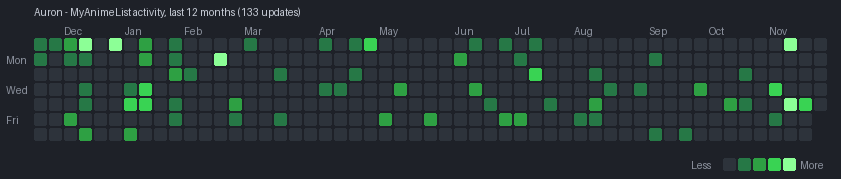

The Python source for this figure:
"""Generate a MAL activity heatmap PNG from a public MyAnimeList profile.

Sources (no API key needed, list must be public):
  * list entries' last-updated date (anime + manga load.json)
  * the recent-history page (episode/chapter level), accumulated over time in
    data/activity.json so history builds up with every run.
"""
import json, os, re, sys, time, urllib.request
from collections import Counter
from datetime import date, datetime, timedelta, timezone
from html import unescape

from PIL import Image, ImageDraw, ImageFont

USER = os.environ.get("MAL_USER", "Auron")
OUT = os.environ.get("OUT", "heatmap.png")
DATA = os.path.join(os.path.dirname(os.path.abspath(__file__)), "data", "activity.json")
UA = {"User-Agent": "Mozilla/5.0 (mal-heatmap personal script)"}


def get(url):
    for attempt in range(4):
        try:
            req = urllib.request.Request(url, headers=UA)
            with urllib.request.urlopen(req, timeout=30) as r:
                return r.read().decode("utf-8")
        except Exception as e:
            print("retry", url, e, file=sys.stderr)
            time.sleep(2 * (attempt + 1))
    raise SystemExit(f"failed to fetch {url}")


def list_events(kind):
    """One event per list entry, on the day it was last updated."""
    events, offset = {}, 0
    while True:
        rows = json.loads(get(f"https://myanimelist.net/{kind}list/{USER}/load.json?offset={offset}&status=7"))
        for row in rows:
            if not row.get("updated_at"):
                continue  # manga rows only expose created_at on some lists
            key = f"list:{kind}:{row.get('anime_id') or row.get('manga_id')}"
            day = datetime.fromtimestamp(row["updated_at"], timezone.utc).date().isoformat()
            events[key] = day
        if len(rows) < 300:
            return events
        offset += 300
        time.sleep(1)


def history_events(kind):
    """Episode/chapter level events from the recent history page."""
    html = get(f"https://myanimelist.net/history/{USER}?type={kind}")
    today = date.today()
    events = {}
    for m in re.finditer(
        r'href="/(?:anime|manga)\.php\?id=(\d+)">.*?<strong>(\d+)</strong>.*?align="right">&nbsp;([^<]+?)\s*</td>',
        html, re.S):
        item, num, stamp = m.group(1), m.group(2), unescape(m.group(3)).strip()
        try:
            d = datetime.strptime(f"{stamp} {today.year}", "%b %d, %I:%M %p %Y").date()
        except ValueError:
            continue  # "Today, 3:05 PM" / "Yesterday" style stamps
        if d > today:
            d = d.replace(year=d.year - 1)
        events[f"hist:{kind}:{item}:{num}:{stamp}"] = d.isoformat()
    # relative stamps ("Today", "Yesterday")
    for m in re.finditer(
        r'href="/(?:anime|manga)\.php\?id=(\d+)">.*?<strong>(\d+)</strong>.*?align="right">&nbsp;(Today|Yesterday)[^<]*?\s*</td>',
        html, re.S):
        d = today if m.group(3) == "Today" else today - timedelta(days=1)
        events[f"hist:{kind}:{m.group(1)}:{m.group(2)}:{m.group(3)}"] = d.isoformat()
    return events


def load_store():
    if os.path.exists(DATA):
        with open(DATA, encoding="utf-8") as f:
            return json.load(f)
    return {}


def render(counts, path):
    end = date.today()
    start = end - timedelta(days=364)
    start -= timedelta(days=(start.weekday() + 1) % 7)  # align to Sunday
    weeks = (end - start).days // 7 + 1

    cell, gap, left, top = 12, 3, 34, 38
    w = left + weeks * (cell + gap) + 12
    h = top + 7 * (cell + gap) + 36
    bg = (30, 33, 40, 255)
    img = Image.new("RGBA", (w, h), bg)
    d = ImageDraw.Draw(img)
    font = ImageFont.load_default()

    palette = [(45, 51, 59), (38, 120, 70), (46, 160, 67), (57, 211, 83), (140, 255, 150)]

    def level(n):  # fixed thresholds so one busy day doesn't wash out the rest
        return 0 if n == 0 else 1 if n == 1 else 2 if n == 2 else 3 if n <= 4 else 4

    d.text((left, 6), f"{USER} - MyAnimeList activity, last 12 months "
                      f"({sum(v for k, v in counts.items() if k >= start.isoformat())} updates)",
           fill=(200, 205, 215), font=font)
    for label, row in (("Mon", 1), ("Wed", 3), ("Fri", 5)):
        d.text((6, top + row * (cell + gap) + 1), label, fill=(140, 146, 158), font=font)

    last_month = None
    for i in range(weeks):
        for j in range(7):
            day = start + timedelta(days=i * 7 + j)
            if day > end:
                continue
            x, y = left + i * (cell + gap), top + j * (cell + gap)
            d.rounded_rectangle([x, y, x + cell, y + cell], 2,
                                fill=palette[level(counts.get(day.isoformat(), 0))])
            if j == 0 and day.month != last_month and day.day <= 7:
                d.text((x, top - 13), day.strftime("%b"), fill=(140, 146, 158), font=font)
                last_month = day.month

    ly = h - 20
    d.text((w - 150, ly), "Less", fill=(140, 146, 158), font=font)
    for k, c in enumerate(palette):
        x = w - 118 + k * (cell + 3)
        d.rounded_rectangle([x, ly - 1, x + cell, ly - 1 + cell], 2, fill=c)
    d.text((w - 118 + 5 * (cell + 3) + 2, ly), "More", fill=(140, 146, 158), font=font)
    img.convert("RGB").save(path)


def main():
    store = load_store()
    for kind in ("anime", "manga"):
        for k, v in list_events(kind).items():
            # a list entry whose date moved replaces its earlier list event only
            store[k] = v
        store.update(history_events(kind))
    os.makedirs(os.path.dirname(DATA), exist_ok=True)
    with open(DATA, "w", encoding="utf-8") as f:
        json.dump(store, f, indent=0, sort_keys=True)
    counts = Counter(store.values())
    render(counts, OUT)
    print(f"{len(store)} events, wrote {OUT}")


if __name__ == "__main__":
    main()
